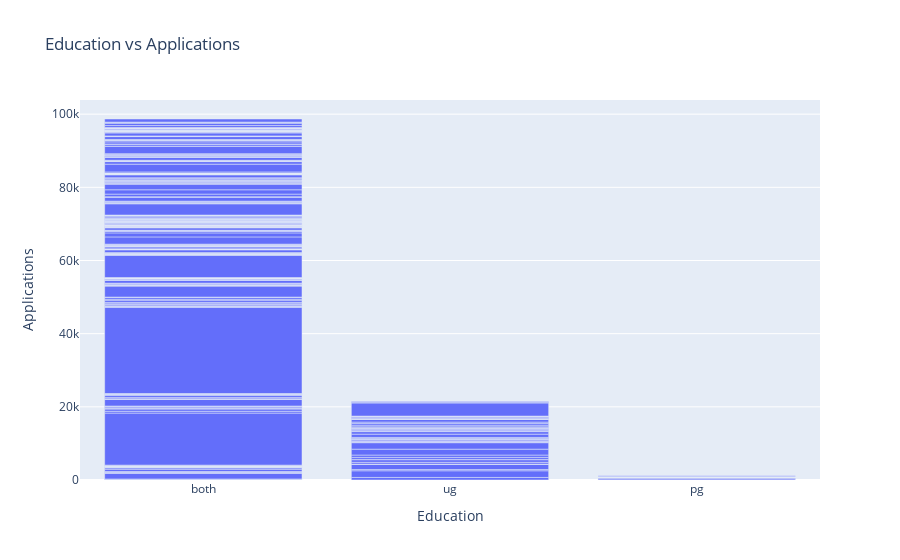

The cell this chart's notebook holds for it:
### Markdown cell above
**Mixed**

### Code cell
print("Education Vs Applications")
display(round(df.groupby(['Education'])['Applications'].sum().sort_values(ascending=False), 2))
px.bar(df, x='Education', y='Applications', title="Education vs Applications")

### Figure 1 — Plotly figure (JSON) as saved in the notebook; plotly's stock layout.template omitted (floating-point values rounded to 4 significant figures; data arrays with more than 128 entries replaced by an {"elided": "..."} marker saying what was removed)
{"data": [{"alignmentgroup": "True", "hovertemplate": "Education=%{x}<br>Applications=%{y}<extra></extra>", "legendgroup": "", "marker": {"color": "#636efa", "pattern": {"shape": ""}}, "name": "", "offsetgroup": "", "orientation": "v", "showlegend": false, "textposition": "auto", "type": "bar", "x": {"elided": "324 str values"}, "xaxis": "x", "y": {"elided": "324 int values"}, "yaxis": "y"}], "layout": {"autosize": true, "barmode": "relative", "legend": {"tracegroupgap": 0}, "title": {"text": "Education vs Applications"}, "xaxis": {"anchor": "y", "autorange": true, "domain": [0, 1], "range": [-0.5, 2.5], "title": {"text": "Education"}, "type": "category"}, "yaxis": {"anchor": "x", "autorange": true, "domain": [0, 1], "range": [0, 103900.0], "title": {"text": "Applications"}, "type": "linear"}}}
